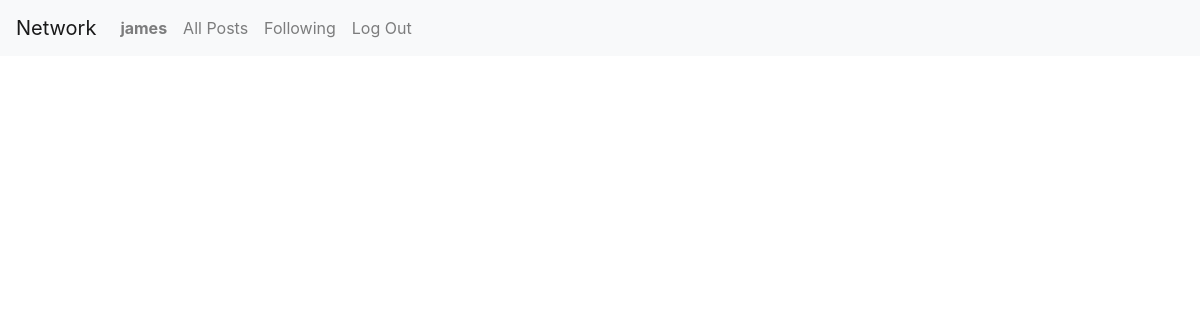
Page /following (signed in) on the earlier database version.
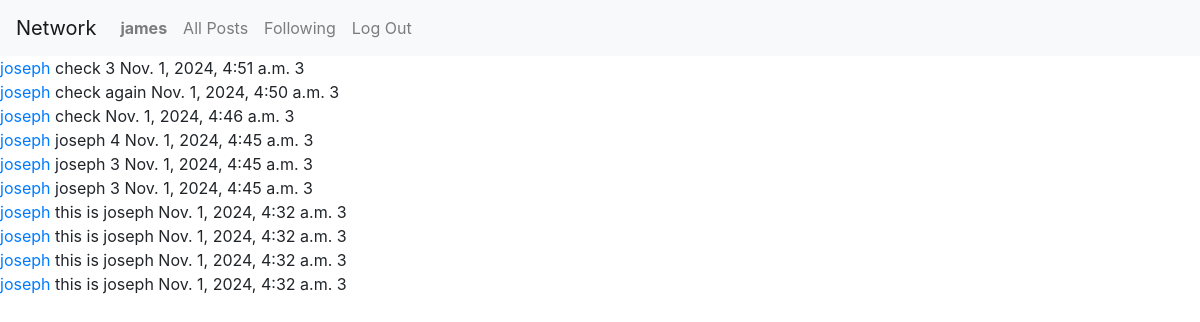
Same page on the later database version.
### network/models.py (models this page shows, shortened)
class User(AbstractUser):
    pass

class Post(models.Model):
    poster = models.ForeignKey(User, on_delete=models.CASCADE, related_name='poster')
    post = models.TextField()
    likes = models.IntegerField(default=0)
    posting_date = models.DateTimeField(auto_now_add=True)

### network/views.py (the view)
# urls.py: path('following', views.following, name= 'following'),
def following(request):
    requestor_instance = User.objects.get(id=request.user.id)
    users_followed  = Follow.objects.filter(follower=requestor_instance).values_list('followed', flat=True)
    posts = Post.objects.filter(poster__in=users_followed).order_by('-posting_date')
    return render(request, 'network/follow.html', {
        'posts':posts
    })

### network/templates/network/follow.html (shortened to what this page needs)
{% extends "network/layout.html" %}
{% load static %}
{% block body %}
    {% for post in posts %}
        <a href="{% url 'profile' post.poster.id %}">{{ post.poster }}</a> {{ post.post }} {{ post.posting_date }} {{user.id}}<br>
    {% endfor %}
{% endblock %}

### network/templates/network/layout.html (shortened to what this page needs)
{% load static %}
<!DOCTYPE html>
<html lang="en">
    <head>
        <link rel="stylesheet" href="https://stackpath.bootstrapcdn.com/bootstrap/4.4.1/css/bootstrap.min.css">
        <link href="{% static 'network/styles.css' %}" rel="stylesheet">
    </head>
    <body>
        <nav class="navbar navbar-expand-lg navbar-light bg-light">
            <a class="navbar-brand" href="#">Network</a>
            <div>
              <ul class="navbar-nav mr-auto">
                {% if user.is_authenticated %}
                    <li class="nav-item">
                        <a class="nav-link" href="{% url 'profile' user.id %}"><strong>{{ user.username }}</strong></a>
                    </li>
                {% endif %}
                <li class="nav-item">
                  <a class="nav-link" href="{% url 'index' %}">All Posts</a>
                </li>
                {% if user.is_authenticated %}
                    <li class="nav-item">
                        <a class="nav-link" href="{% url 'following' %}">Following</a>
                    </li>
                    <li class="nav-item">
                        <a class="nav-link" href="{% url 'logout' %}">Log Out</a>
                    </li>
                {% endif %}
              </ul>
            </div>
          </nav>
        <div class="body">
            {% block body %}
            {% endblock %}
        </div>
    </body>
</html>

Differences in the rows shown:
now on this page (row edited): Post: poster "joseph", post "check 3", posting_date "Nov. 1, 2024, 4:51 a.m.", {{ user.id }} "3"
now on this page (row unchanged): Post: poster "joseph", post "check again", posting_date "Nov. 1, 2024, 4:50 a.m.", {{ user.id }} "3"
now on this page (row unchanged): Post: poster "joseph", post "check", posting_date "Nov. 1, 2024, 4:46 a.m.", {{ user.id }} "3"
now on this page (row edited): Post: poster "joseph", post "joseph 4", posting_date "Nov. 1, 2024, 4:45 a.m.", {{ user.id }} "3"
now on this page (row edited): Post: poster "joseph", post "joseph 3", posting_date "Nov. 1, 2024, 4:45 a.m.", {{ user.id }} "3"
now on this page (row edited): Post: poster "joseph", post "joseph 3", posting_date "Nov. 1, 2024, 4:45 a.m.", {{ user.id }} "3"
now on this page (row edited): Post: poster "joseph", post "this is joseph", posting_date "Nov. 1, 2024, 4:32 a.m.", {{ user.id }} "3"
now on this page (row edited): Post: poster "joseph", post "this is joseph", posting_date "Nov. 1, 2024, 4:32 a.m.", {{ user.id }} "3"
now on this page (row unchanged): Post: poster "joseph", post "this is joseph", posting_date "Nov. 1, 2024, 4:32 a.m.", {{ user.id }} "3"
now on this page (row edited): Post: poster "joseph", post "this is joseph", posting_date "Nov. 1, 2024, 4:32 a.m.", {{ user.id }} "3"
